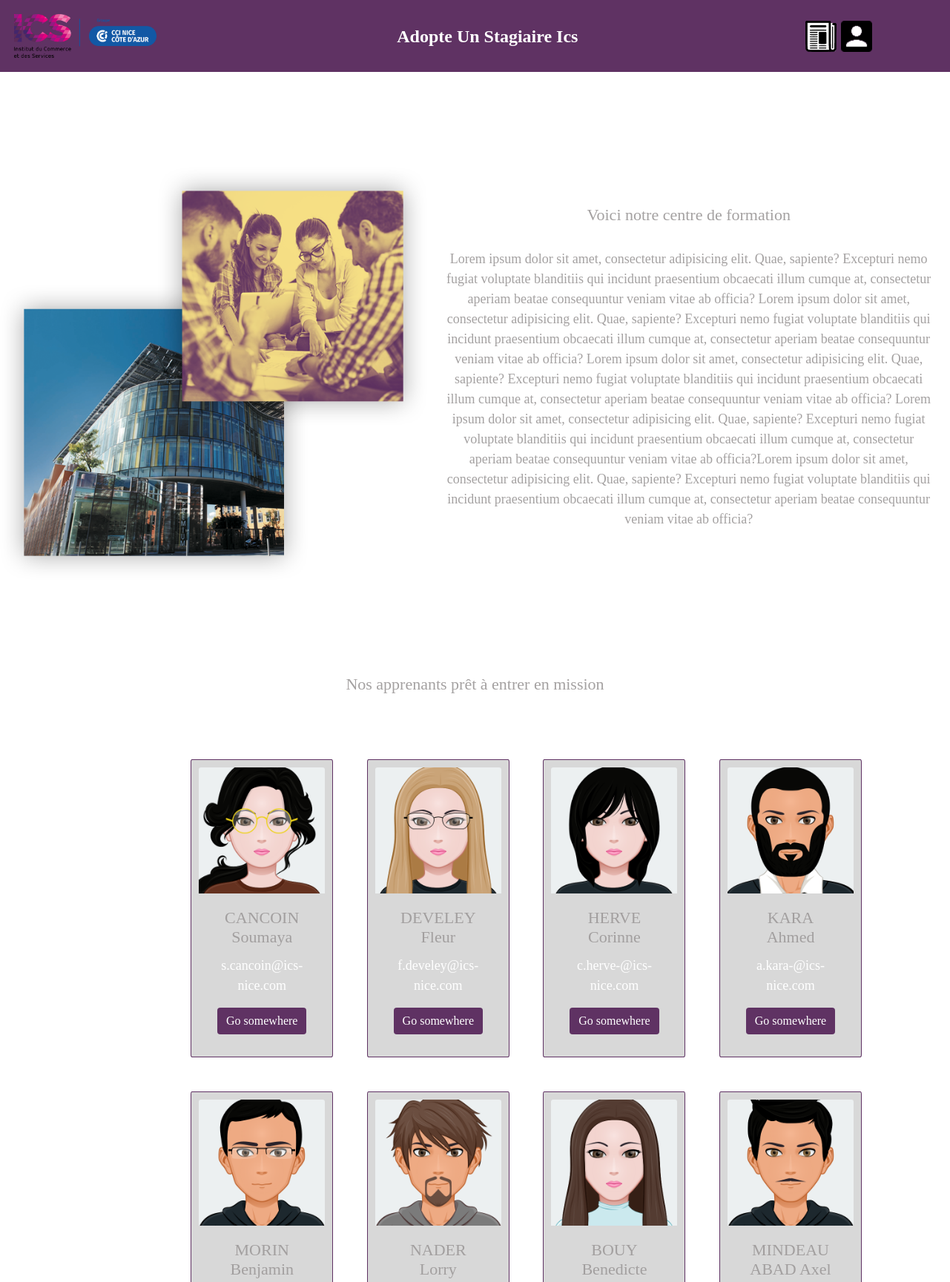
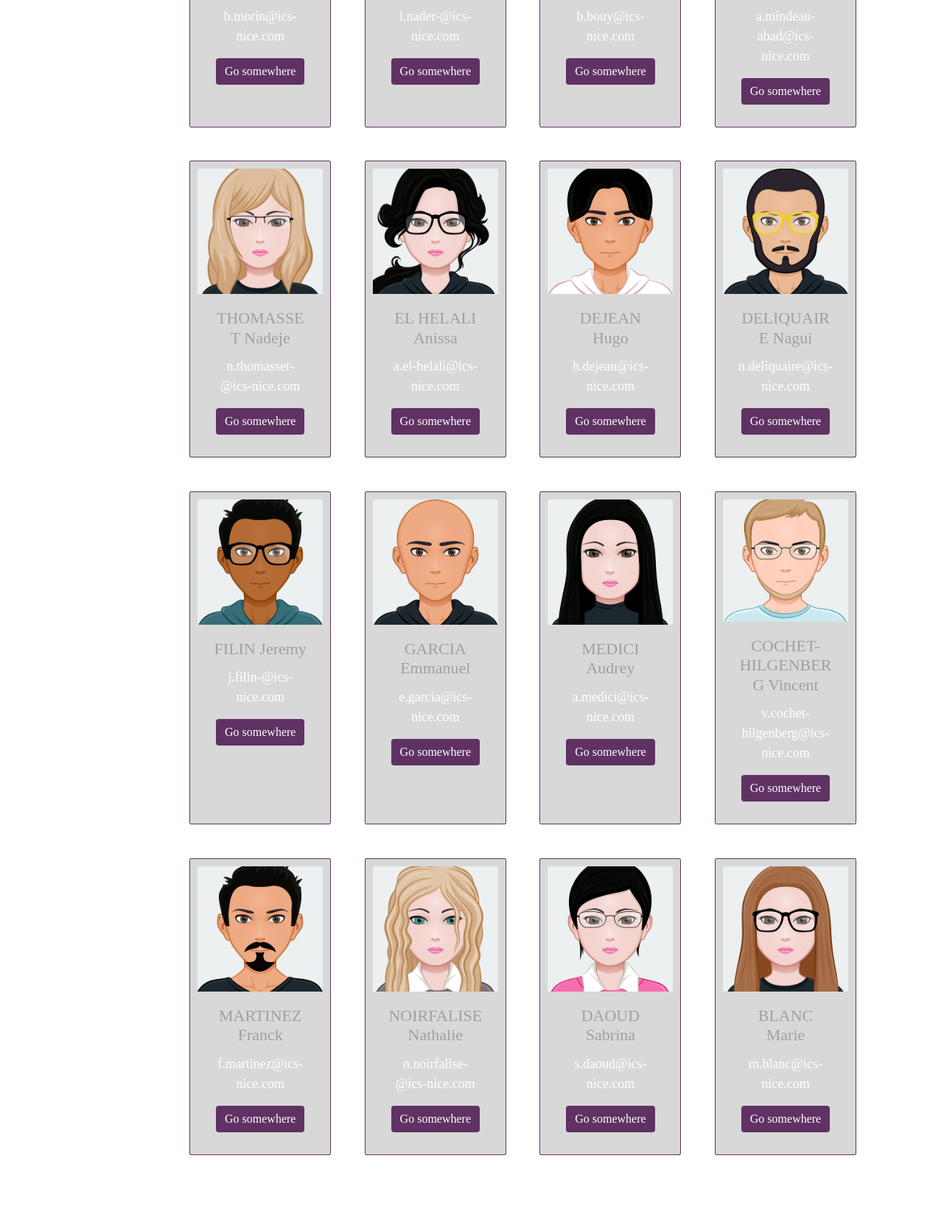
The page / (upper part) on the database its author committed (2 pictures, top to bottom).
### tables this page shows
CREATE TABLE IF NOT EXISTS `stagiaire` (
  `stagiaire_id` int(11) NOT NULL AUTO_INCREMENT,
  `stagiaire_prenom` varchar(255) NOT NULL,
  `stagiaire_nom` varchar(255) NOT NULL,
  `stagiaire_cv` varchar(255) NOT NULL,
  `stagiaire_statut` tinyint(4) NOT NULL,
  `stagiaire_preferences` longtext NOT NULL,
  `stagiaire_utilisateur_id` int(11) DEFAULT NULL,
  `stagiaire_formation_id` int(11) DEFAULT NULL,
  PRIMARY KEY (`stagiaire_id`),
  KEY `stagiaire_utilisateur_id` (`stagiaire_utilisateur_id`),
  KEY `stagiaire_formation_id` (`stagiaire_formation_id`)
);

CREATE TABLE IF NOT EXISTS `utilisateur` (
  `utilisateur_id` int(11) NOT NULL AUTO_INCREMENT,
  `utilisateur_mail` varchar(255) NOT NULL,
  `utilisateur_mdp` varchar(60) NOT NULL,
  `utilisateur_presentation` text DEFAULT NULL,
  `utilisateur_tel` varchar(20) DEFAULT NULL,
  PRIMARY KEY (`utilisateur_id`),
  UNIQUE KEY `Utilisateur_mail` (`utilisateur_mail`)
);

### class/Stagiaire.php (called while the page is built, shortened)
<?php
class Stagiaire extends Utilisateur
{
	public static function getAllStagiaire($formation_id = 0, $offset = 0, $nbCard = 20){
        if($formation_id == 0) {
        	$sqlAllApprenants = "SELECT * FROM `stagiaire` AS s JOIN `utilisateur` AS u ON (s.`stagiaire_utilisateur_id` = u.`utilisateur_id`) ORDER BY RAND();";
        } else {
        	$sqlAllApprenants = "SELECT * FROM `stagiaire` AS s JOIN `utilisateur` AS u ON (s.`stagiaire_utilisateur_id` = u.`utilisateur_id`) WHERE s.`stagiaire_formation_id` = :stagiaire_formation_id ORDER BY s.`stagiaire_nom` ASC LIMIT :offset, :nbCard;";
        }
        $requeteAllApprenants = $GLOBALS['db']->prepare($sqlAllApprenants);
        $requeteAllApprenants->bindValue(":offset", $offset, PDO::PARAM_INT);
        $requeteAllApprenants->bindValue(":nbCard", $nbCard, PDO::PARAM_INT);
        $requeteAllApprenants->execute();
        return $requeteAllApprenants->fetchAll(PDO::FETCH_OBJ);
	}
}

### include/card.php (the view, shortened to what this page needs)
<div class="pagination row">
<?php
    try{
        $nbCardPerPage = 20;
        if(!empty($_GET['f'])){
            $formation_id = $_GET['f'];
        } else {
            $formation_id = 0;
        }
        if(!empty($_GET['p'])){
            $p = $_GET['p'];
        } else {
            $p = 1;
        }
        $offset = ($p-1)*$nbCardPerPage;
        $apprenants = Stagiaire::getAllStagiaire($formation_id, $offset, $nbCardPerPage);
?>
<?php
        foreach ($apprenants as $apprenant) {
            ?>
        <div class="card">
            <img src="img/<?php echo $apprenant->stagiaire_prenom; ?>.png" class="card-img-top" alt="...">
            <div class="card-body">
                <h5 class="card-title"><?php echo $apprenant->stagiaire_nom; ?> <?php echo $apprenant->stagiaire_prenom; ?></h5>
                <p class="card-text"><?php echo $apprenant->utilisateur_mail; ?></p>
                <a href="#" class="btn btn-primary">Go somewhere</a>
            </div>
        </div>
            <?php
        }
    } catch(PDOException $e){
        echo $e->getMessage();
    }
?>
   </div>

### index.php (shortened to what this page needs)
<!DOCTYPE html>
<html lang="fr">
<head>
    <link rel="stylesheet" href="https://stackpath.bootstrapcdn.com/bootstrap/4.4.1/css/bootstrap.min.css">
    <link rel="stylesheet" href="css/accueil.css">
</head>
<body>
    <?php include("include/header.php"); ?>
    <section>
        <div class="contentTop">
            <div class="contentLeft">
                <img src="img/ics_pic.png" alt="Photo du centre Ics Nice">
            </div>
            <div class="contentRight">
                <h3>Voici notre centre de formation</h3>
                <p>Lorem ipsum dolor sit amet, consectetur adipisicing elit. Quae,
                    sapiente? Excepturi nemo fugiat voluptate blanditiis qui incidunt praesentium obcaecati
                    illum cumque at, consectetur aperiam beatae consequuntur veniam vitae ab officia?
                    Lorem ipsum dolor sit amet, consectetur adipisicing elit. Quae,
                    sapiente? Excepturi nemo fugiat voluptate blanditiis qui incidunt praesentium obcaecati
                    illum cumque at, consectetur aperiam beatae consequuntur veniam vitae ab officia?
                    Lorem ipsum dolor sit amet, consectetur adipisicing elit. Quae,
                    sapiente? Excepturi nemo fugiat voluptate blanditiis qui incidunt praesentium obcaecati
                    illum cumque at, consectetur aperiam beatae consequuntur veniam vitae ab officia?
                    Lorem ipsum dolor sit amet, consectetur adipisicing elit. Quae,
                    sapiente? Excepturi nemo fugiat voluptate blanditiis qui incidunt praesentium obcaecati
                    illum cumque at, consectetur aperiam beatae consequuntur veniam vitae ab officia?Lorem ipsum dolor sit amet, consectetur adipisicing elit. Quae,
                    sapiente? Excepturi nemo fugiat voluptate blanditiis qui incidunt praesentium obcaecati
                    illum cumque at, consectetur aperiam beatae consequuntur veniam vitae ab officia?
                </p>
            </div>
        </div>
        <article class="apprenantsContent" id="cardApprenants">
            <h3>Nos apprenants prêt à entrer en mission</h3>
            <div class="container">
                <?php include("include/card.php") ?>
            </div>
        </article>
    </section>
</body>
</html>

### include/header.php (shortened to what this page needs)
<header>
    <div id="logo">
        <a href="accueil_or_connection.html"><img src="img/logo-ics-cci.png" alt="logo myIMMO"></a>
    </div>
    <div id="content-header-right">
        <ul class="nav_categorie">
            <li><a href="index.php">Adopte Un Stagiaire Ics</a></li>
        </ul>
        <div class="login">
            <li>
                <a href="" data-toggle="modal" data-target="#exampleModal">
                    <img src="img/sinscrire.png" alt="S'inscrire">
                </a>
            </li>
            <li>
                <?php
                if(!empty($_SESSION['user'])){
                    $dataTarget = "editUserModal";
                } else {
                    $dataTarget = "loginModal";
                }
                ?>
                <a href="" data-toggle="modal" data-target="#<?php echo $dataTarget; ?>">
                    <img src="img/login.png" alt="login">
                </a>
            </li>
        </div>
    </div>
</header>

### css/accueil.css (style rules this page uses)
html { height: 100%; width: 100%; }
div { box-sizing: border-box; }
body { width: 100%; height: 100%; margin: 0; padding: 0; position: relative; }
h1, h2, h3, h4, h5 { font-family: "Geometria"; font-size: 22px; color: rgba(160, 156, 156, 0.952); text-align: center; }
p { font-size: 18px; font-family: "Geometria"; color: rgba(160, 156, 156, 0.952); }
a { font-size: 18px; text-decoration: none; font-family: "Geometria"; color: rgba(160, 156, 156, 0.952); }
li { font-family: "Geometria"; }
header { display: flex; width: 100%; margin: auto; background-color: #5f3263; }
#logo { width: 15%; }
#logo img { width: 100%; margin-left: 10%; margin-top: 10%; margin-bottom: 10%; }
.login { list-style: none; margin-top: auto; margin-bottom: auto; display: flex; }
.nav_categorie { width: 100%; margin-top: auto; margin-bottom: auto; min-height: 8vh; display: flex; justify-content: space-around; }
.nav_categorie a { text-decoration: none; color: white; font-weight: bold; font-size: 24px; }
.nav_categorie li { list-style: none; margin: auto; }
#content-header-right { display: flex; justify-content: space-around; width: 77%; margin: auto 0; margin-top: auto; margin-bottom: auto; }
::placeholder { color: rgba(255, 255, 255, 0.952); font-style: italic; }
.contentTop { width: 100%; margin: auto; margin-top: 10%; display: flex; }
.contentLeft { width: 45%; }
.contentLeft img { width: 100%; }
.contentRight { text-align: center; margin-top: auto; margin-bottom: auto; width: 55%; padding: 2%; }
.contentRight h3 { margin-bottom: 5%; }
.container { display: flex; flex-wrap: wrap; margin-left: 10.9%; }
.card { border: 1px solid #5f3263; margin: 2%; width: 12rem; padding: 10px; background-color: rgb(216, 216, 216); border-radius: 1% }
.card-img-top { width: 100%; margin: auto; }
.card-body { text-align: center; }
.card-text { color: white; }
.apprenantsContent { margin-top: 10%; }
.apprenantsContent h3 { margin-bottom: 5%; }
.btn { background-color: #5f3263; border: none; }
.pagination { justify-content: center; }

### rows shown on the page
stagiaire: stagiaire_prenom (picture), stagiaire_nom "CANCOIN", stagiaire_prenom "Soumaya", stagiaire_utilisateur.utilisateur_mail "s.cancoin@ics-nice.com"
stagiaire: stagiaire_prenom (picture), stagiaire_nom "DEVELEY", stagiaire_prenom "Fleur", stagiaire_utilisateur.utilisateur_mail "f.develey@ics-nice.com"
stagiaire: stagiaire_prenom (picture), stagiaire_nom "HERVE", stagiaire_prenom "Corinne", stagiaire_utilisateur.utilisateur_mail "c.herve-@ics-nice.com"
stagiaire: stagiaire_prenom (picture), stagiaire_nom "KARA", stagiaire_prenom "Ahmed", stagiaire_utilisateur.utilisateur_mail "a.kara-@ics-nice.com"
stagiaire: stagiaire_prenom (picture), stagiaire_nom "MORIN", stagiaire_prenom "Benjamin", stagiaire_utilisateur.utilisateur_mail "b.morin@ics-nice.com"
stagiaire: stagiaire_prenom (picture), stagiaire_nom "NADER", stagiaire_prenom "Lorry", stagiaire_utilisateur.utilisateur_mail "l.nader-@ics-nice.com"
stagiaire: stagiaire_prenom (picture), stagiaire_nom "BOUY", stagiaire_prenom "Benedicte", stagiaire_utilisateur.utilisateur_mail "b.bouy@ics-nice.com"
stagiaire: stagiaire_prenom (picture), stagiaire_nom "MINDEAU ABAD", stagiaire_prenom "Axel", stagiaire_utilisateur.utilisateur_mail "a.mindeau-abad@ics-nice.com"
stagiaire: stagiaire_prenom (picture), stagiaire_nom "THOMASSET", stagiaire_prenom "Nadeje", stagiaire_utilisateur.utilisateur_mail "n.thomasset-@ics-nice.com"
stagiaire: stagiaire_prenom (picture), stagiaire_nom "EL HELALI", stagiaire_prenom "Anissa", stagiaire_utilisateur.utilisateur_mail "a.el-helali@ics-nice.com"
stagiaire: stagiaire_prenom (picture), stagiaire_nom "DEJEAN", stagiaire_prenom "Hugo", stagiaire_utilisateur.utilisateur_mail "h.dejean@ics-nice.com"
stagiaire: stagiaire_prenom (picture), stagiaire_nom "DELIQUAIRE", stagiaire_prenom "Nagui", stagiaire_utilisateur.utilisateur_mail "n.deliquaire@ics-nice.com"
stagiaire: stagiaire_prenom (picture), stagiaire_nom "FILIN", stagiaire_prenom "Jeremy", stagiaire_utilisateur.utilisateur_mail "j.filin-@ics-nice.com"
stagiaire: stagiaire_prenom (picture), stagiaire_nom "GARCIA", stagiaire_prenom "Emmanuel", stagiaire_utilisateur.utilisateur_mail "e.garcia@ics-nice.com"
stagiaire: stagiaire_prenom (picture), stagiaire_nom "MEDICI", stagiaire_prenom "Audrey", stagiaire_utilisateur.utilisateur_mail "a.medici@ics-nice.com"
stagiaire: stagiaire_prenom (picture), stagiaire_nom "COCHET-HILGENBERG", stagiaire_prenom "Vincent", stagiaire_utilisateur.utilisateur_mail "v.cochet-hilgenberg@ics-nice.com"
stagiaire: stagiaire_prenom (picture), stagiaire_nom "MARTINEZ", stagiaire_prenom "Franck", stagiaire_utilisateur.utilisateur_mail "f.martinez@ics-nice.com"
stagiaire: stagiaire_prenom (picture), stagiaire_nom "NOIRFALISE", stagiaire_prenom "Nathalie", stagiaire_utilisateur.utilisateur_mail "n.noirfalise-@ics-nice.com"
stagiaire: stagiaire_prenom (picture), stagiaire_nom "DAOUD", stagiaire_prenom "Sabrina", stagiaire_utilisateur.utilisateur_mail "s.daoud@ics-nice.com"
stagiaire: stagiaire_prenom (picture), stagiaire_nom "BLANC", stagiaire_prenom "Marie", stagiaire_utilisateur.utilisateur_mail "m.blanc@ics-nice.com"
